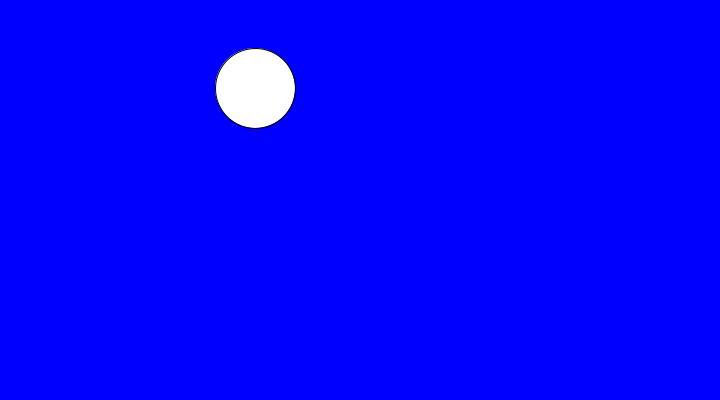
Frame 1 (no input)
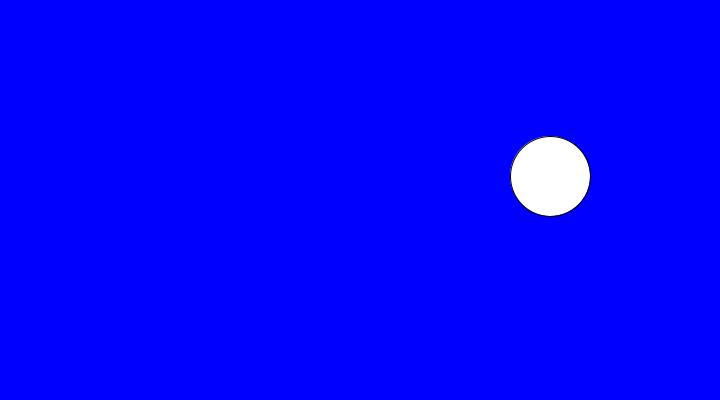
Frame 60 (the mouse pressed at the canvas centre just before this capture)
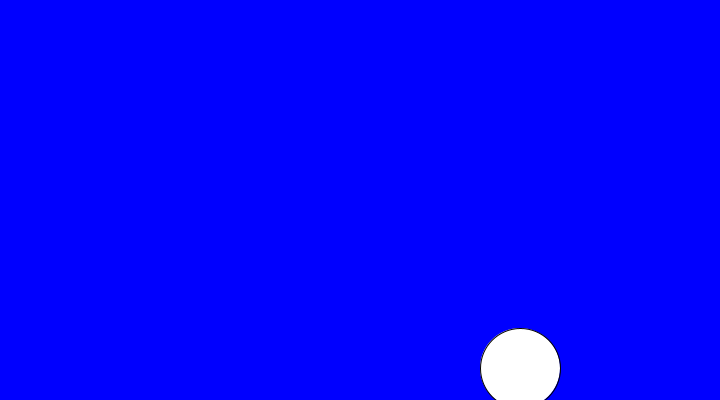
Frame 120 (the mouse held since frame 60 and released just before this capture)

The Processing sketch that drew these frames (run headless with seeded random() and noise(); from frame 60 on, the mouse is pressed at the canvas centre):

// Processing sketch: edgeBounceBallMultifile
// ── edgeBounceBallMultifile.pde
void draw() {
  eraseTheBackground();
  ballMove();
  ballEdgeCheck();
  ballDraw();
}

void eraseTheBackground() {
  background(0,0,255);
}

void setup() {
  size(720, 400);
}

// ── Ball.pde
int ballSize = 80;
int ballRadius = ballSize / 2;
int ballPositionX = 250;
int ballMoveX = 5;
int ballPositionY = 80;
int ballMoveY = 8;

void ballDraw() {
  ellipse(ballPositionX,ballPositionY,
          ballSize,ballSize);
}

void ballEdgeCheck() {
  int ballRightEdge = ballPositionX + ballRadius;
  if(ballRightEdge > width && ballMoveX > 0) {
    ballMoveX = -ballMoveX;
  }
  
  int ballLeftEdge = ballPositionX - ballRadius; 
  if(ballLeftEdge < 0 && ballMoveX < 0) {
    ballMoveX = -ballMoveX;
  }
  
  int ballBottomEdge = ballPositionY + ballRadius;
  if(ballBottomEdge > height && ballMoveY > 0) {
    ballMoveY = -ballMoveY;
  }
  
  int ballTopEdge = ballPositionY - ballRadius;
  if(ballTopEdge < 0 && ballMoveY < 0) {
    ballMoveY = -ballMoveY;
  }
}

void ballMove() {
  ballPositionX += ballMoveX;
  ballPositionY += ballMoveY;
}
